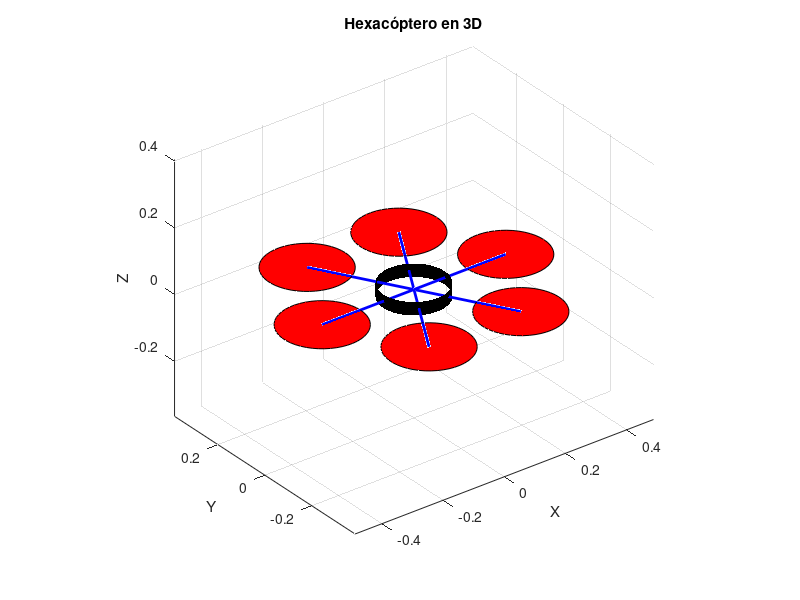

Write MATLAB code to recreate this figure.
clc; clear; close all;
%% Paremeters
PARAM.g = 9.81; % m/s^2
PARAM.m = 2; % kg
PARAM.D = 0.2; % m
PARAM.H = 0.04; % m
PARAM.CT = 1e-5; 
PARAM.rho = 1.293; % kg/m^3
PARAM.l = 0.25; % m
PARAM.CD = 1e-7; 

%% Graphique

% Parámetros del hexacóptero
R = 0.3;       % Longitud de los brazos
rRotor = PARAM.l/2; % Radio de cada rotor
nArms = 6;   % Hexacóptero

figure;
hold on; grid on; axis equal;
xlabel('X'); ylabel('Y'); zlabel('Z');
title('Hexacóptero en 3D');

% Dibujar el cuerpo central 
n = 50; % resolucion
[xc,yc,zc] = cylinder(PARAM.D/2,n);
surf(xc,yc,PARAM.H*zc,'FaceColor','k','EdgeColor','none');

% Dibujar los brazos y rotores
for i = 1:nArms
    ang = 2*pi*(i-1)/nArms; % ángulo del brazo
    
    % Extremo del brazo
    xEnd = R*cos(ang);
    yEnd = R*sin(ang);
    zEnd = PARAM.H/2;
    
    % Brazo como una línea
    plot3([0 xEnd],[0 yEnd],[PARAM.H/2 zEnd],'LineWidth',2,'Color','b');
    
    % Rotor como un disco en el extremo
    th = linspace(0,2*pi,50);
    xRotor = xEnd + rRotor*cos(th);
    yRotor = yEnd + rRotor*sin(th);
    zRotor = zEnd*ones(size(th));
    fill3(xRotor,yRotor,zRotor,'r');
end

view(3);

%% Dynamique


%% Functions



